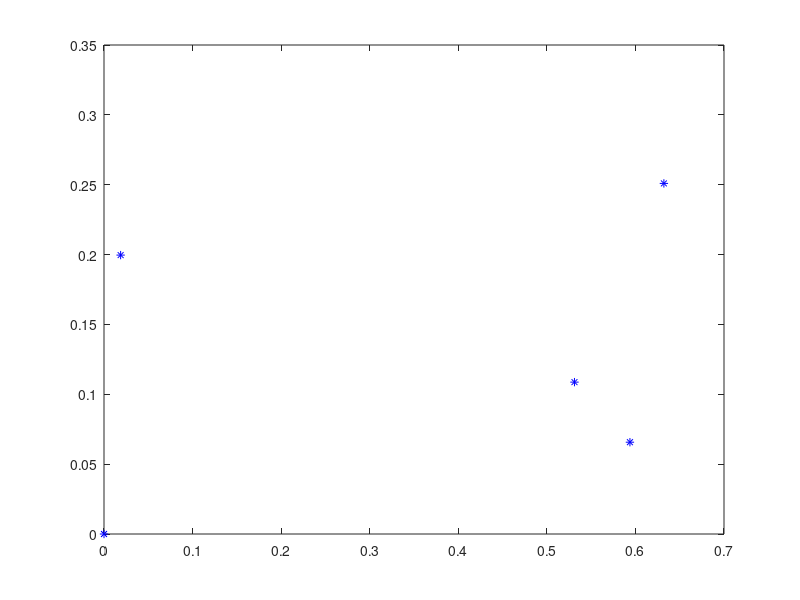

The MATLAB script that drew this image: (Note: this script raises an error after producing the figure.)
%clear all;
%close all;
figure(1);

% constants
uavSpeed = 1;
ugvSpeed = uavSpeed * 0.5;

% creating the points for the problem
numOfPoints = 4; % you can use any number, but the problem size scales as N^2
xPoints = zeros(numOfPoints,1); % allocate x-coordinates of nStops
yPoints = xPoints; % allocate y-coordinates
for i = 1:numOfPoints
    xP = rand*1.5;
    yP = rand;
    xPoints(i) = xP;
    yPoints(i) = yP;
end
xPoints(end+1) = 0;
yPoints(end+1) = 0;
numOfPoints = numel(xPoints);
plot(xPoints,yPoints,'*b')
hold off

% creating the initial constraints of the problem intlinprog
idxs = nchoosek(1:numOfPoints,2);
dist = hypot(yPoints(idxs(:,1)) - yPoints(idxs(:,2)), xPoints(idxs(:,1)) - xPoints(idxs(:,2)));
lendist = numel(dist);
edgeCostMatrix = [idxs, dist];

% Aeq = spones(1:length(idxs)); % Adds up the number of trips
% beq = numOfPoints;
%
% Aeq = [Aeq;spalloc(numOfPoints,length(idxs),numOfPoints*(numOfPoints-1))]; % allocate a sparse matrix
% for i = 1:numOfPoints
%     whichIdxs = (idxs == i); % find the trips that include stop i
%     whichIdxs = sparse(sum(whichIdxs,2)); % include trips where i is at either end
%     Aeq(i+1,:) = whichIdxs'; % include in the constraint matrix
% end
% beq = [beq; 2*ones(numOfPoints,1)];

% creating upper and lower bound for problem
% these both have to change based on environment size
f = ones(lendist,1)*-1; % optimization function min(-yij)
intcon = 1:lendist; % which values are integers(all values left out are not specifically integers)
lb = zeros(lendist,1);  % lower bound for intlinprog (based off of the lower bound for xPoints & yPoints)
ub = ones(lendist,1);   % upper bound for intlinprog (based off of the upper bound for xPoints & yPoints)
A1 = spalloc(0,lendist,0); % Allocate a sparse linear inequality constraint matrix
b1 = ones(numOfPoints-1,1);
for j = 1:numOfPoints
    for i = 1:lendist
        yi = idxs(i,1);
        if yi == j
            A1(j, i) = 1;
        end
    end
end

A2 = spalloc(0,lendist,0);
b2 = ones(numOfPoints,1);
for j = 1:numOfPoints
    for i = 1:lendist
        yj = idxs(i,2);
        if yj == j
            A2(j, i) = 1;
        end
    end
end

A = [A1;A2];
b = [b1;b2];

opts = optimoptions('intlinprog','Display','off');  % implements the constraints
[x_tsp,costopt,exitflag,output] = intlinprog(f,intcon, A, b',[],[],lb,ub,opts);

hold on
segments = find(x_tsp); % Get indices of lines on optimal path
lh = zeros(numOfPoints,1); % Use to store handles to lines on plot
lh = updateSalesmanPlot(lh,x_tsp,idxs,xPoints,yPoints);
title('Solution with Subtours');

tours = detectSubtours(x_tsp,idxs);
numtours = length(tours); % number of subtours
fprintf('# of subtours: %d\n',numtours);

A1 = spalloc(0,lendist,0); % Allocate a sparse linear inequality constraint matrix
b1 = [];
while numtours > 1 % repeat until there is just one subtour
    % Add the subtour constraints
    b1 = [b1;zeros(numtours,1)]; % allocate b
    A1 = [A1;spalloc(numtours,lendist,numOfPoints)]; % a guess at how many nonzeros to allocate
    for i = 1:numtours
        rowIdx = size(A1,1)+1; % Counter for indexing
        subTourIdx = tours{i}; % Extract the current subtour
        %         The next lines find all of the variables associated with the
        %         particular subtour, then add an inequality constraint to prohibit
        %         that subtour and all subtours that use those stops.
        variations = nchoosek(1:length(subTourIdx),2);
        for j = 1:length(variations)
            whichVar = (sum(idxs==subTourIdx(variations(j,1)),2)) & ...
                (sum(idxs==subTourIdx(variations(j,2)),2));
            A1(rowIdx,whichVar) = 1;
        end
        b1(rowIdx) = length(subTourIdx)-1; % One less trip than subtour stops
    end
    
    % Try to optimize again
    [x_tsp,costopt,exitflag,output] = intlinprog(dist,intcon,A1,b1,Aeq,beq,lb,ub,opts);
    
    % Visualize result
    lh = updateSalesmanPlot(lh,x_tsp,idxs,xPoints,yPoints);
    
    % How many subtours this time?
    tours = detectSubtours(x_tsp,idxs);
    numtours = length(tours); % number of subtours
    fprintf('# of subtours: %d\n',numtours);
end

title('Solution with Subtours Eliminated');
hold off

disp(output.absolutegap)
